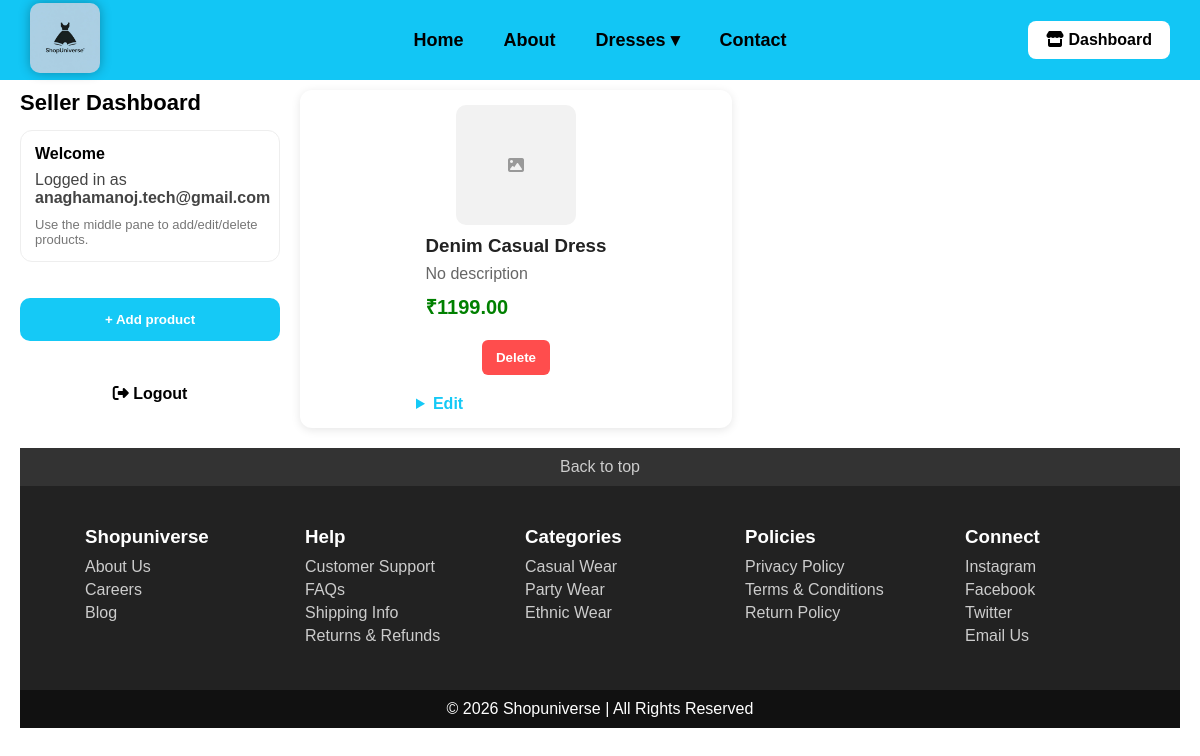
/seller/dashboard (signed in), run on an earlier commit of the app's database.
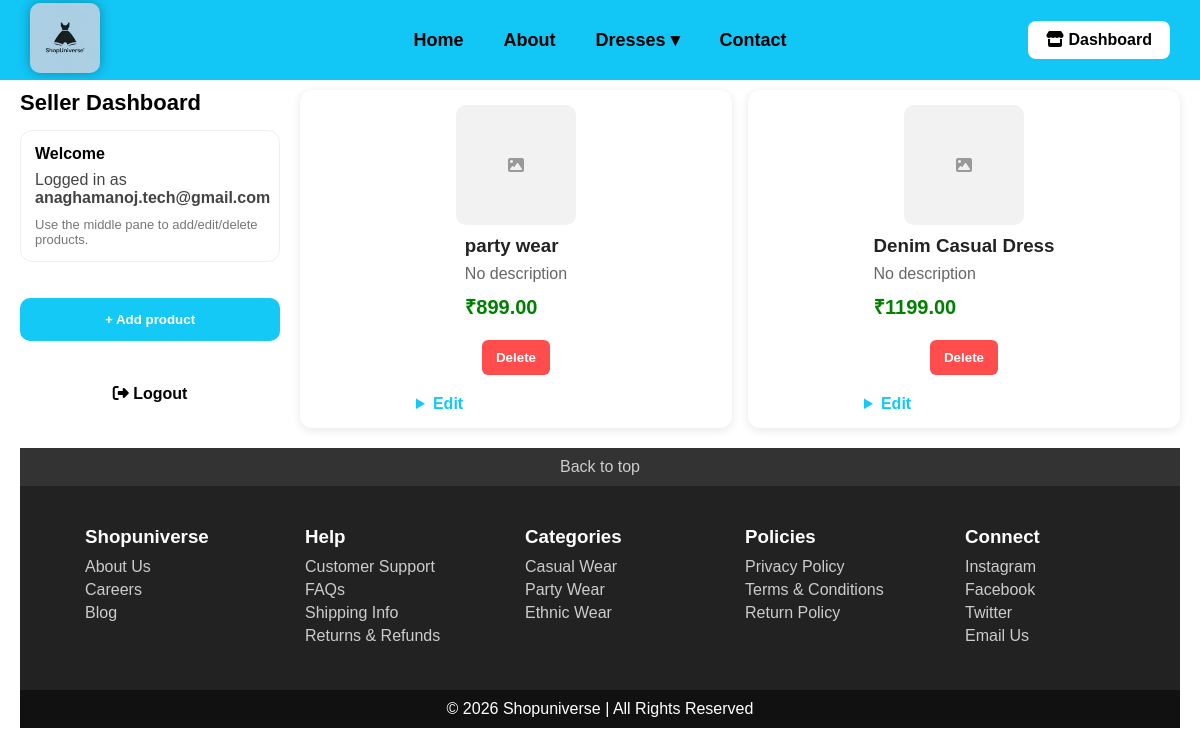
And on a later commit of the database.
### tables this page shows
CREATE TABLE products (
                id INTEGER PRIMARY KEY AUTOINCREMENT,
                seller_id INTEGER NOT NULL,
                name TEXT NOT NULL,
                price REAL NOT NULL DEFAULT 0,
                image_url TEXT,
                created_at TEXT NOT NULL, description TEXT,
                FOREIGN KEY (seller_id) REFERENCES sellers(id) ON DELETE CASCADE ON UPDATE CASCADE
            );

### app.py (the view)
@app.route("/seller/dashboard")
def seller_dashboard():
    if not seller_login_required():
        flash("Please login to access seller dashboard.", "seller_error")
        return redirect(url_for("seller_login"))
    conn = get_db_connection()
    try:
        products = conn.execute(
            """
            SELECT id, name, price, description, image_url, created_at
            FROM products
            WHERE seller_id = ?
            ORDER BY datetime(created_at) DESC, id DESC
            """,
            (session.get("seller_id"),),
        ).fetchall()
    finally:
        conn.close()
    return render_template(
        "seller_dashboard.html",
        seller_email=session.get("seller_email"),
        products=products,
    )

### app.py (called while the page is built)
def get_db_connection():
    conn = sqlite3.connect(DB_PATH)
    conn.row_factory = sqlite3.Row
    conn.execute("PRAGMA foreign_keys = ON")
    return conn

def seller_login_required():
    return session.get("seller_id") is not None

### templates/seller_dashboard.html (shortened to what this page needs)
<!DOCTYPE html>
<html>
<head>
    <link rel="stylesheet" href="{{ url_for('static', filename='style.css') }}">
    <link rel="stylesheet"
    href="https://cdnjs.cloudflare.com/ajax/libs/font-awesome/6.5.0/css/all.min.css">
</head>
<body>
<div class="navbar">
    <div class="logo">
        <img src="{{ url_for('static', filename='logo3.jpg') }}" alt="Shopuniverse">
    </div>
    <div class="nav-links">
        <a href="{{ url_for('index') }}">Home</a>
        <a href="{{ url_for('about') }}">About</a>
        <div class="dropdown">
            <a href="#">Dresses &#9662;</a>
        </div>
        <a href="{{ url_for('contact') }}">Contact</a>
    </div>
    <div class="nav-right">
        <a href="{{ url_for('seller_dashboard') }}" class="seller-btn">
            <i class="fa fa-store"></i> Dashboard
        </a>
    </div>
</div>
<div style="height: 20px;"></div>
<div style="padding:70px 20px 30px 20px;">
    <div style="display:grid; grid-template-columns: 260px 1fr; gap:20px; align-items:start;">
        <div style="display:flex; flex-direction:column; align-items:stretch;">
            <h2 style="margin:0 0 14px 0; font-size:22px;">Seller Dashboard</h2>
            <div style="background:#fff; border:1px solid #eee; border-radius:12px; padding:14px;">
                <div style="font-weight:800; margin-bottom:8px;">Welcome</div>
                <div style="color:#444; margin-bottom:10px;">
                    Logged in as <span style="font-weight:800;">{{ seller_email }}</span>
                </div>
                <div style="color:#777; font-size:13px;">
                    Use the middle pane to add/edit/delete products.
                </div>
            </div>
            <div style="width:100%; margin-top:16px;">
                <div style="width:100%; max-width:900px;">
                    <button
                        type="button"
                        id="sellerAddToggle"
                        style="width:100%; padding:14px; background:#15c9f6; border:none; color:white; border-radius:10px; cursor:pointer; font-weight:800;"
                    >
                        + Add product
                    </button>
                </div>
            </div>
            <div style="width:100%; margin-top:12px; max-width:260px;">
                <a href="{{ url_for('seller_logout') }}" class="login-btn" style="display:block; text-align:center; width:100%; padding:12px 14px; text-decoration:none; border-radius:10px;">
                    <i class="fa fa-sign-out-alt"></i> Logout
                </a>
            </div>
        </div>
        <div style="width:100%;">
        <div class="products">
        {% if products and products|length > 0 %}
            {% for p in products %}
                {% set show_buy_button = false %}
                {% set show_seller_actions = true %}
                {% include 'partials/product_card.html' %}
            {% endfor %}
        {% else %}
            <p style="margin:0; color:#666;">No products yet. Add one above.</p>
        {% endif %}
    </div>
    </div>
</div>
    <div class="seller-dashboard-footer-wrap" style="width: 100%; display:block; margin-top: 20px; clear: both;">
        <div class="footer">
            <div class="footer-top">
                <a href="#">Back to top</a>
            </div>
            <div class="footer-content">
                <div class="footer-column">
                    <h3>Shopuniverse</h3>
                    <a href="{{ url_for('about') }}">About Us</a>
                    <a href="#">Careers</a>
                    <a href="#">Blog</a>
                </div>
                <div class="footer-column">
                    <h3>Help</h3>
                    <a href="#">Customer Support</a>
                    <a href="#">FAQs</a>
                    <a href="#">Shipping Info</a>
                    <a href="#">Returns & Refunds</a>
                </div>
                <div class="footer-column">
                    <h3>Categories</h3>
                    <a href="{{ url_for('casual') }}">Casual Wear</a>
                    <a href="{{ url_for('party') }}">Party Wear</a>
                    <a href="{{ url_for('ethnic') }}">Ethnic Wear</a>
                </div>
                <div class="footer-column">
                    <h3>Policies</h3>
                    <a href="#">Privacy Policy</a>
                    <a href="#">Terms & Conditions</a>
                    <a href="#">Return Policy</a>
                </div>
                <div class="footer-column">
                    <h3>Connect</h3>
                    <a href="#">Instagram</a>
                    <a href="#">Facebook</a>
                    <a href="#">Twitter</a>
                    <a href="{{ url_for('contact') }}">Email Us</a>
                </div>
            </div>
            <div class="footer-bottom">
                <p>&copy; 2026 Shopuniverse | All Rights Reserved</p>
            </div>
        </div>
    </div>
    </div>
</body>
</html>

### templates/partials/product_card.html (shortened to what this page needs)
{% set image_url = p.image_url|default('') %}
{% set description = p.description|default('') %}
{% set name = p.name|default('') %}
{% set raw_price = p.price|default(0) %}
{% set price = (raw_price|string)|replace(',', '') %}
{% set price_float = price|float(0) %}
<div class="product-card">
    {% if image_url %}
        <img src="{{ image_url }}" alt="{{ name }}">
    {% else %}
        <div style="width:120px; height:120px; border-radius:10px; background:#f2f2f2; display:flex; align-items:center; justify-content:center; color:#999;">
            <i class="fa fa-image"></i>
        </div>
    {% endif %}
    <div class="product-info-list">
        <h3>
            {% if name == 'Shimmer Wear' %}
                shimmer party wear
            {% else %}
                {{ name }}
            {% endif %}
        </h3>
        {% if description %}
            <p>{{ description }}</p>
        {% else %}
            <p>No description</p>
        {% endif %}
        <div class="product-price">₹{{ "%.2f"|format(price_float) }}</div>
    </div>
    <div class="product-actions">
        {% if show_seller_actions %}
            <form method="POST" action="{{ url_for('seller_delete_product') }}" style="margin:0;">
                <button
                    type="submit"
                    style="padding:10px 14px; background:#ff4d4d; border:none; color:white; border-radius:6px; cursor:pointer; font-weight:700;"
                >
                    Delete
                </button>
            </form>
            <details style="flex:1; min-width:200px;">
                <summary style="cursor:pointer; font-weight:700; color:#15c9f6;">Edit</summary>
            </details>
        {% endif %}
    </div>
</div>

### static/style.css (style rules this page uses)
* { margin: 0; padding: 0; box-sizing: border-box; }
body { font-family: Arial, sans-serif; }
.navbar { display: flex; justify-content: space-between; align-items: center; background-color: #15c9f6; padding: 15px 30px; }
.logo img { height: 70px; padding: 0px; background-color: transparent; border-radius: 10px; box-shadow: 0 0 12px rgba(0,0,0,0.3); transition: 0.3s; }
.nav-links { display: flex; align-items: center; gap: 20px; }
.nav-links a { text-decoration: none; color: black; font-weight: bold; }
.login-btn { background-color: white; padding: 8px 15px; border-radius: 5px; text-decoration: none; color: black; font-weight: bold; }
.nav-right { display: flex; align-items: center; gap: 10px; }
.dropdown { position: relative; }
.products { width: 100%; padding: 40px 20px 40px; display: grid; grid-template-columns: repeat(auto-fill, minmax(320px, 1fr)); gap: 16px; align-items: start; justify-items: center; }
.product-card { width: 100%; display: flex; flex-direction: column; gap: 10px; }
button { display: block; margin: 20px auto; padding: 10px 20px; border: none; background: #15c9f6; color: white; border-radius: 5px; cursor: pointer; }
.products { width: 100%; padding: 120px 40px 40px; display: flex; flex-direction: column; gap: 20px; }
.product-card { width: 100%; display: flex; align-items: center; gap: 20px; background: white; padding: 15px; border-radius: 12px; box-shadow: 0 2px 10px rgba(0,0,0,0.1); transition: 0.3s; }
.product-info-list { flex: 1; }
.product-info-list h3 { margin-bottom: 8px; color: #222; }
.product-info-list p { color: #666; margin-bottom: 10px; }
.product-price { font-size: 20px; font-weight: bold; color: green; }
.product-card button { padding: 10px 16px; background: #15c9f6; border: none; color: white; border-radius: 6px; cursor: pointer; margin-top: 10px; }
.footer { background: #222; color: white; margin-top: 40px; }
.footer-top { text-align: center; padding: 10px; background: #333; }
.footer-top a { color: #ccc; text-decoration: none; }
.footer-content { display: flex; justify-content: space-around; flex-wrap: wrap; padding: 30px; }
.footer-column { min-width: 150px; margin: 10px; }
.footer-column h3 { margin-bottom: 10px; color: white; }
.footer-column a { display: block; color: #ccc; text-decoration: none; margin-bottom: 5px; }
.footer-bottom { text-align: center; padding: 10px; background: #111; }
.seller-dashboard-footer-wrap { width: 100%; display: block; margin-top: 40px; }
.seller-dashboard-footer-wrap > .footer { width: 100%; max-width: none; margin: 0; }
.seller-btn { text-decoration:none; background:#ff9800; color:white; padding:10px 15px; border-radius:6px; font-weight:bold; transition:0.3s; }
.navbar { width: 100%; height: 80px; background: #12c6f5; display: flex; align-items: center; position: fixed; top: 0; left: 0; z-index: 1000; padding: 0 30px; box-sizing: border-box; }
.nav-links { position: absolute; left: 50%; transform: translateX(-50%); display: flex; align-items: center; gap: 40px; }
.nav-links a { text-decoration: none; color: black; font-size: 18px; font-weight: bold; }
.nav-right { margin-left: auto; display: flex; align-items: center; gap: 15px; }
.login-btn, .cart-btn, .seller-btn { text-decoration: none; padding: 10px 18px; border-radius: 8px; font-weight: bold; background: white; color: black; }
.seller-btn { background: white; color: black; }
.products { display: grid !important; grid-template-columns: repeat(auto-fill, minmax(320px, 1fr)) !important; gap: 16px !important; align-items: start !important; justify-items: center !important; width: 100% !important; padding: 40px 20px !important; margin: 0 !important; }
.product-card { width: 100% !important; display: flex !important; flex-direction: column !important; gap: 10px !important; }

### templates/seller_dashboard.html (style rules this page uses)
.products { width: 100%; padding: 0 !important; margin: 0 !important; display: grid; grid-template-columns: repeat(auto-fill, minmax(320px, 1fr)); gap: 16px; align-items: start; justify-items: center; }
.product-card { width: 100%; }

What changed in the data, as far as the page shows it:
added products: name "party wear", shows "No description", price "899.00"
